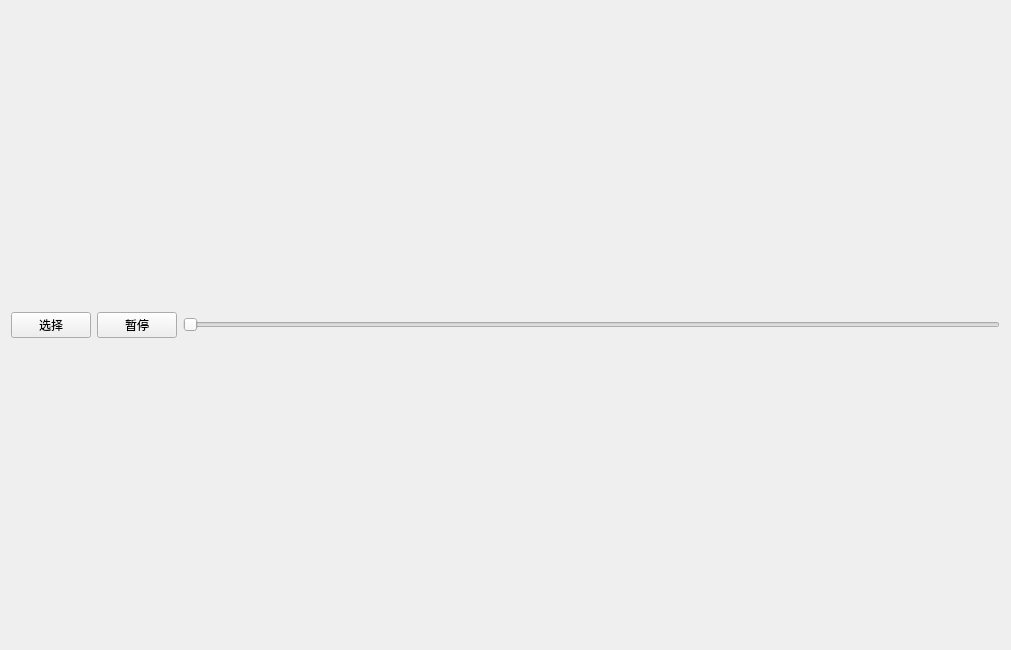
<?xml version="1.0" encoding="UTF-8"?>
<ui version="4.0">
 <class>VedioPlayer</class>
 <widget class="QWidget" name="VedioPlayer">
  <property name="geometry">
   <rect>
    <x>0</x>
    <y>0</y>
    <width>1011</width>
    <height>650</height>
   </rect>
  </property>
  <property name="windowTitle">
   <string>VedioPlayer</string>
  </property>
  <layout class="QGridLayout" name="gridLayout">
   <item row="0" column="0">
    <layout class="QHBoxLayout" name="horizontalLayout">
     <item>
      <widget class="QPushButton" name="pb_vedio_choose">
       <property name="text">
        <string>选择</string>
       </property>
      </widget>
     </item>
     <item>
      <widget class="QPushButton" name="pb_vedio_control">
       <property name="text">
        <string>暂停</string>
       </property>
      </widget>
     </item>
     <item>
      <widget class="QSlider" name="horizontalSlider_vedio">
       <property name="orientation">
        <enum>Qt::Horizontal</enum>
       </property>
      </widget>
     </item>
    </layout>
   </item>
   <item row="1" column="0">
    <layout class="QVBoxLayout" name="verticalLayout"/>
   </item>
  </layout>
 </widget>
 <resources/>
 <connections/>
</ui>
